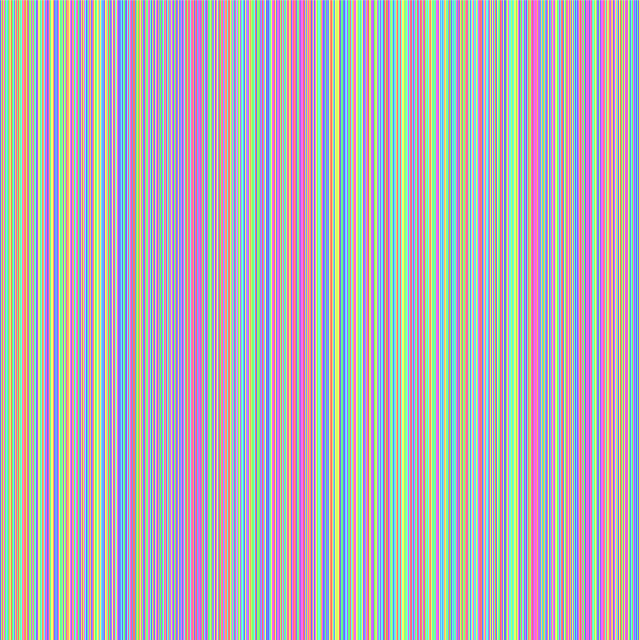
Frame 1 (no input)
Frame 60 (the mouse pressed at the canvas centre just before this capture): identical to frame 1, image omitted
Frame 120 (the mouse held since frame 60 and released just before this capture): identical to frame 1, image omitted

The Processing sketch that drew this single still picture (run headless with seeded random() and noise(); from frame 60 on, the mouse is pressed at the canvas centre):

// Processing sketch: sketch_027
// ── sketch_027.pde
void setup() {
    size(640, 640);
    colorMode(HSB, 100);
    background(99);
    
    for(int x = 0; x < width; x++){
        float c1 = random(100);
        stroke(c1, 60, 100);
        line(x, 0, x, height);
    }
}

void draw() {
}

void keyTyped() {
    if (key == 's' || key == 'S') {
        save("screen.png");
    }
}
